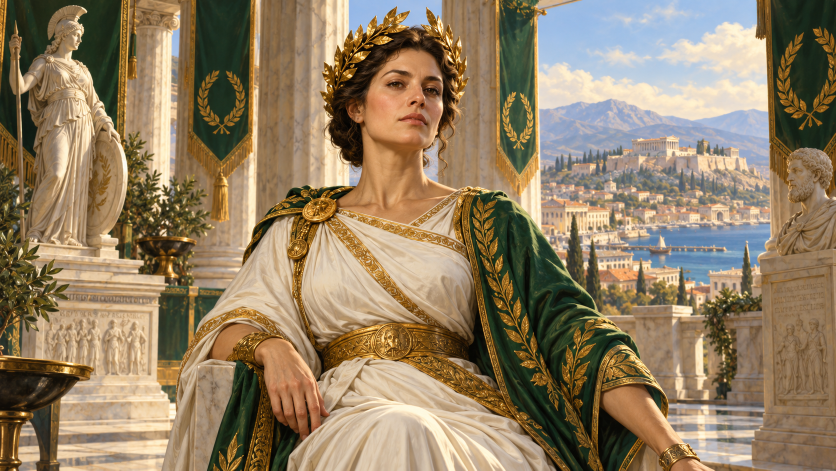
#> input picture art-source/TheLaureateCommonwealth/Laurea.png, 1672 x 941 px (shown at 1/2 size)
$ python prepare_laureate_art.py
#> lines starting #> are read from the running program, lines starting #| are printed output that depends on the picture
"""Mechanical game exports of original paintings; code-native monochrome heraldry/map."""
from pathlib import Path
import math
from PIL import Image, ImageDraw, ImageOps
from prepare_red_art import raw_mips
from standardize_icons import frame_cell
R=Path(__file__).resolve().parents[1]
S=R/'art-source/TheLaureateCommonwealth'; V=R/'TheLaureateCommonwealth/Art'
SIZES=[16,24,32,45,48,64,80,128,256]

def alpha(sword=False):
    im=Image.new('RGBA',(256,256));d=ImageDraw.Draw(im)
    for side in [-1,1]:
        stem=[]
        for i in range(11):
            theta=math.radians(22+i*12)
            x=128+side*82*math.sin(theta); y=119+89*math.cos(theta)
            stem.append((x,y))
            tilt=side*(theta-math.pi/2)
            for offset in [-.7,.7]:
                angle=tilt+offset
                ex=x+side*23*math.cos(angle);ey=y-23*math.sin(theta+offset)
                dx,dy=ex-x,ey-y
                d.polygon([(x,y),(x+dx*.5-dy*.25,y+dy*.5+dx*.25),(ex,ey),
                           (x+dx*.5+dy*.25,y+dy*.5-dx*.25)],fill='white')
        d.line(stem,fill='white',width=5)
    if sword:
        d.polygon([(128,49),(139,70),(134,162),(122,162),(117,70)],fill='white')
        d.rectangle((107,161,149,169),fill='white');d.rectangle((123,167,133,194),fill='white')
    else:
        points=[(128+(30 if i%2==0 else 13)*math.sin(i*math.pi/5),
                 122-(30 if i%2==0 else 13)*math.cos(i*math.pi/5)) for i in range(10)]
        d.polygon(points,fill='white')
    return im

def map_image():
    im=Image.new('RGBA',(512,512),'#dfcd96');d=ImageDraw.Draw(im)
    d.rectangle((13,13,498,498),outline='#76602b',width=4)
    d.polygon([(40,70),(141,35),(255,90),(298,170),(438,206),(478,329),
               (421,446),(296,475),(194,407),(61,428),(30,284),(98,191)],
              fill='#54775b',outline='#294c3d',width=5)
    d.line([(39,285),(147,302),(251,261),(312,166),(469,177)],fill='#79adb0',width=12)
    for x,y in [(247,250),(133,178),(371,289),(191,377),(337,397)]:
        d.ellipse((x-8,y-8,x+8,y+8),fill='#e1bf59',outline='#473e28',width=2)
    d.text((263,239),'DAPHNE',fill='#f6e5b5',stroke_width=1,stroke_fill='#294c3d')
    d.line([(450,71),(450,126)],fill='#473e28',width=3)
    d.polygon([(450,49),(440,77),(460,77)],fill='#473e28')
    return im

def main():
    V.mkdir(parents=True,exist_ok=True)
    leader=Image.open(S/'Laurea.png').convert('RGBA');w,h=leader.size
#> after `w, h = leader.size`: w = 1672; h = 941
    portrait=leader.crop((int(w*.31),int(h*.04),int(w*.69),int(h*.72)))
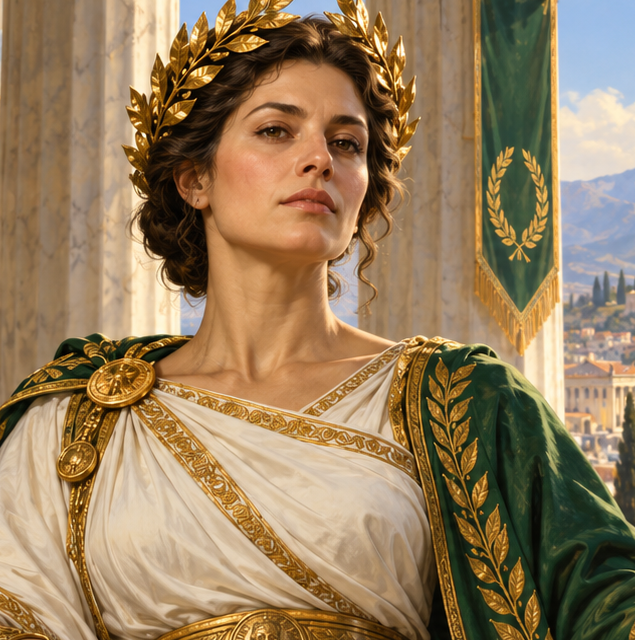
#> portrait: PIL image 635x640 RGBA; mean R, G, B, A 150.1, 125.5, 92.7, 255
    objects=Image.new('RGBA',(512,256))
#> objects: PIL image 512x256 RGBA; every value is 0
    for i,name in enumerate(['Champion','Hall']):
        objects.paste(ImageOps.fit(Image.open(S/(name+'.png')).convert('RGBA'),(256,256)),(256*i,0))
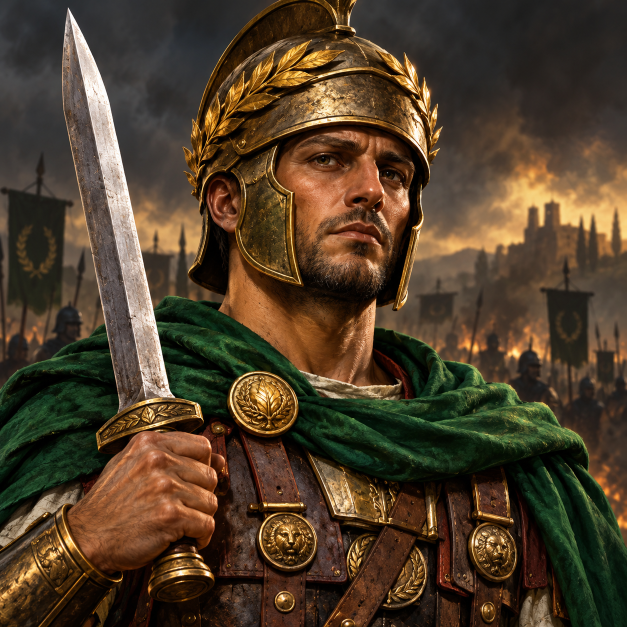
#> input picture art-source/TheLaureateCommonwealth/Champion.png, 1254 x 1254 px (shown at 1/2 size)
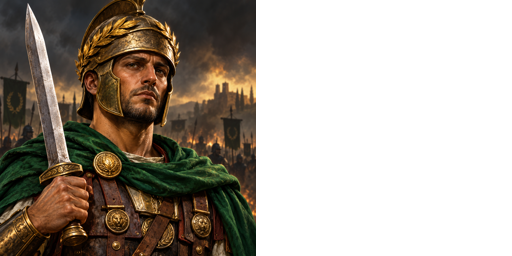
#> objects: PIL image 512x256 RGBA; mean R, G, B, A 39.2, 30.8, 20.7, 127.5; transparent parts drawn white
    masters={'Icon':Image.open(S/'CivIcon.png').convert('RGBA'),'Portrait':portrait,
             'Objects':objects,'Alpha':alpha()}
    for stem,im in masters.items():
        cols=2 if stem=='Objects' else 1
        im=ImageOps.fit(im,(256*cols,256),Image.Resampling.LANCZOS);im.save(S/(stem+'.png'))
        if stem!='Alpha':
            retained=R/'art-source/IconAtlasMasters'/f'LC_{stem}256.png'
            retained.parent.mkdir(parents=True,exist_ok=True);im.save(retained)
        for size in SIZES:
            out=Image.new('RGBA',(size*cols,size))
            for i in range(cols):
                cell=im.crop((i*256,0,(i+1)*256,256))
                cell=cell.resize((size,size),Image.Resampling.LANCZOS) if stem=='Alpha' else frame_cell(cell,size,stem=='Portrait')
                out.alpha_composite(cell,(i*size,0))
            (V/f'LC_{stem}{size}.dds').write_bytes(raw_mips(out))
    (V/'LC_Flag32.dds').write_bytes(raw_mips(alpha(True).resize((32,32),Image.Resampling.LANCZOS)))
    for name,im,size in [('Leader',leader,(1600,900)),('Dawn',Image.open(S/'Daphne.png'),(1024,768)),('Map',map_image(),(512,512))]:
        (V/f'LC_{name}.dds').write_bytes(raw_mips(ImageOps.fit(im,size,Image.Resampling.LANCZOS)))
    (V/'LC_LeaderScene.xml').write_text('<?xml version="1.0" encoding="utf-8"?>\n<LeaderScene FallbackImage="LC_Leader.dds" />\n',encoding='utf-8',newline='\n')
    preview=Image.new('RGBA',(1024,256),'#092e20')
    for i,im in enumerate([masters['Icon'],masters['Portrait'],objects.crop((0,0,256,256)),objects.crop((256,0,512,256))]):
        preview.alpha_composite(frame_cell(im,256,i==1),(256*i,0))
    preview.convert('RGB').save(S/'Preview.png')
    print('Compiled 40 mipmapped RGBA DDS textures and static leader scene')

#> (the run stopped early here; a loop or call above may not have finished)
